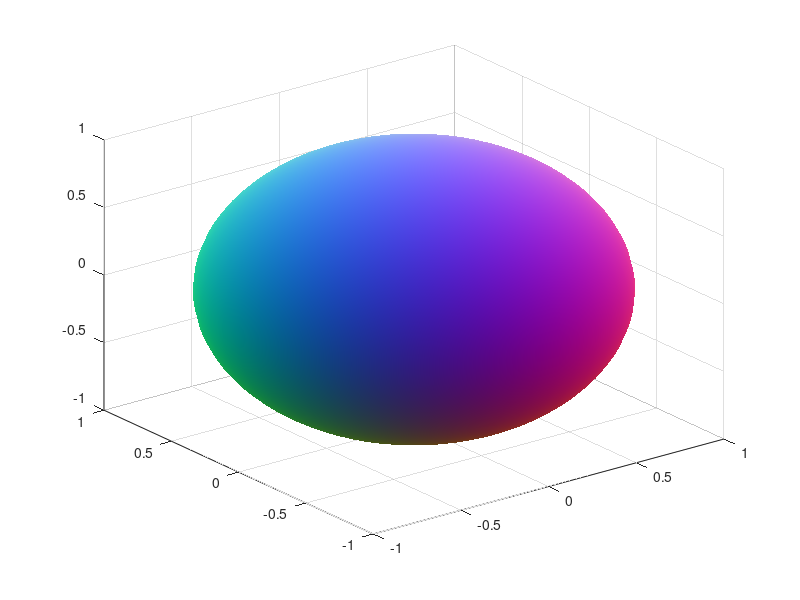

Recreate this plot in MATLAB.
n = 50;
theta = 0:pi/n:pi;
phi = 0:2*pi/n:2*pi;
X = sin(theta)' * cos(phi);
Y = sin(theta)' * sin(phi);
Z = cos(theta)' * ones(1,size(X,2));
C = zeros(size(theta,2),size(phi,2),3);
for i=1:size(C,1)
	for j=1:size(C,2)
		C(i,j,:) = ([X(i,j),Y(i,j),Z(i,j)]+1)/2;
	end
end
surf(X,Y,Z,C);
shading interp;
